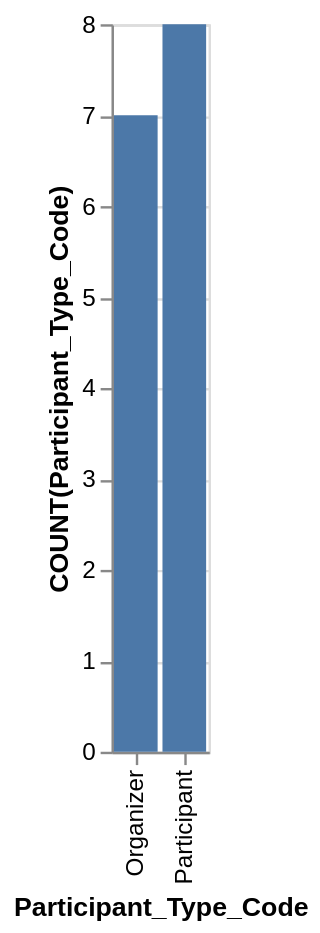

Express this chart as Vega-Lite.
### Vega-Lite specification from a JSON file in a GitHub repository (floating-point values rounded to 4 significant figures)
{"data": {"values": [{"x_data": "Organizer", "y_data": 7}, {"x_data": "Participant", "y_data": 8}]}, "mark": "bar", "encoding": {"x": {"field": "x_data", "type": "nominal", "title": "Participant_Type_Code", "sort": {"op": "sum", "field": "y_data", "order": "ascending"}}, "y": {"field": "y_data", "type": "quantitative", "title": "COUNT(Participant_Type_Code)"}}}
